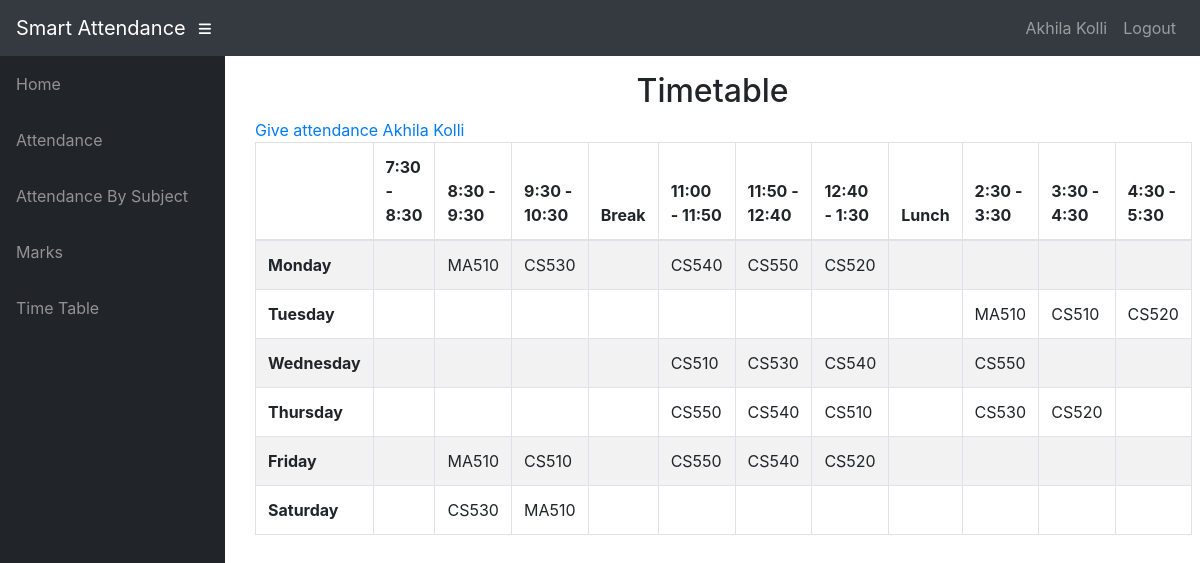
Screenshot of /info/student/CS5B/timetable/ (signed in) with the database file from the repository.
### info/models.py (models this page shows, shortened)
class User(AbstractUser):
    @property
    def is_student(self):
        if hasattr(self, 'student'):
            return True
        return False

class Student(models.Model):
    user = models.OneToOneField(User, on_delete=models.CASCADE, null=True)
    class_id = models.ForeignKey(Class, on_delete=models.CASCADE, default=1)
    USN = models.CharField(primary_key='True', max_length=100)
    name = models.CharField(max_length=200)
    sex = models.CharField(max_length=50, choices=sex_choice, default='Male')
    DOB = models.DateField(default='1998-01-01')

class Assign(models.Model):
    class_id = models.ForeignKey(Class, on_delete=models.CASCADE)
    course = models.ForeignKey(Course, on_delete=models.CASCADE)
    teacher = models.ForeignKey(Teacher, on_delete=models.CASCADE)
    class Meta:
        unique_together = (('course', 'class_id', 'teacher'),)

### info/views.py (the view)
# urls.py: path('student/<slug:class_id>/timetable/', views.timetable, name='timetable'),
@login_required()
def timetable(request, class_id):
    asst = AssignTime.objects.filter(assign__class_id=class_id)
    matrix = [['' for i in range(12)] for j in range(6)]
    for i, d in enumerate(DAYS_OF_WEEK):
        t = 0
        for j in range(12):
            if j == 0:
                matrix[i][0] = d[0]
                continue
            if j == 4 or j == 8:
                continue
            try:
                a = asst.get(period=time_slots[t][0], day=d[0])
                matrix[i][j] = a.assign.course_id
            except AssignTime.DoesNotExist:
                pass
            t += 1
    context = {'matrix': matrix}
    return render(request, 'info/timetable.html', context)

### info/templates/info/timetable.html
{% extends 'info/base.html' %}
    {% block content %}
    <div class="container">
        <div class="container">
            <div class="row">
                <div class="col-md-12">
                    <h2 class="text-center">
                        Timetable
                    </h2>
                </div>
                <div id="no-more-tables">
                    <table class="col-sm-12 table table-bordered table-striped table-condensed cf">
                        <thead class="cf">
                            <tr>
                                <th>      </th>
                                <th>7:30 - 8:30</th>
                                <th>8:30 - 9:30</th>
                                <th>9:30 - 10:30</th>
                                <th>Break</th>
                                <th>11:00 - 11:50</th>
                                <th>11:50 - 12:40</th>
                                <th>12:40 - 1:30</th>
                                <th>Lunch</th>
                                <th>2:30 - 3:30</th>
                                <th>3:30 - 4:30</th>
                                <th>4:30 - 5:30</th>
                            </tr>
                        </thead>
                        <tbody>
                            {% for i in matrix %}
                            <tr>
                                {% for j in i %}
                                    {% if forloop.counter == 1 %}
                                    <td><b>{{ j }}</b></td>
                                    {% else %}
                                    <td>{{ j }}</td>
                                    {% endif %}
                                {% endfor %}
                            </tr>
                            {% endfor %}
                            <a href="">Give attendance {{ request.user.student.name }}</a>
                        </tbody>
                    </table>
                </div>
            </div>
        </div>
    </div>
    {% endblock %}

### info/templates/info/base.html (shortened to what this page needs)
<!DOCTYPE html>
<html lang="en">
  <head>
      {% load static %}
    <link href="{% static '/info/bootstrap/vendor/bootstrap/css/bootstrap.min.css' %}" rel="stylesheet">
    <link href="{% static '/info/bootstrap/vendor/fontawesome-free/css/all.min.css' %}" rel="stylesheet" type="text/css">
    <link href="{% static '/info/bootstrap/vendor/datatables/dataTables.bootstrap4.css' %}" rel="stylesheet">
    <link href="{% static '/info/bootstrap/css/sb-admin.css' %}" rel="stylesheet">
  </head>
    <nav class="navbar navbar-expand navbar-dark bg-dark static-top">
      <a class="navbar-brand mr-1" href="{% url 'index' %}">Smart Attendance</a>
      <button class="btn btn-link btn-sm text-white order-1 order-sm-0" id="sidebarToggle" href="#">
        <i class="fas fa-bars"></i>
      </button>
        <div class="collapse navbar-collapse" id="navbarResponsive">
          <ul class="navbar-nav ml-auto">
            <li class="nav-item">
                {% if request.user.is_student %}
                    <a class="nav-link text-capitalize">{{ request.user.student.name }}</a>
                {% elif request.user.is_teacher %}
                    <a class="nav-link text-capitalize">{{ request.user.teacher.name }}</a>
                {% endif %}
            </li>
            <li class="nav-item">
                <a class="nav-link" href="#" data-toggle="modal" data-target="#logoutModal">Logout</a>
            </li>
          </ul>
        </div>
    </nav>
    <div id="wrapper">
      <ul class="sidebar navbar-nav">
            <li class="nav-item">
              <a class="nav-link" href="{% url 'index' %}">
                <span>Home</span>
              </a>
            </li>
        {% if request.user.is_student %}
            <li class="nav-item">
              <a class="nav-link" href="{% url 'attendance' request.user.student.USN %}">
                <span>Attendance</span>
              </a>
            </li>
            <li class="nav-item">
              <a class="nav-link" href="{% url 'attendance' request.user.student.USN %}">
                <span>Attendance By Subject</span>
              </a>
            </li>
            <li class="nav-item">
              <a class="nav-link" href="{% url 'marks_list' request.user.student.USN %}">
                <span>Marks</span>
              </a>
            </li>
              <li class="nav-item">
              <a class="nav-link" href="{% url 'timetable' request.user.student.class_id_id %}">
                <span>Time Table</span>
              </a>
            </li>
        {% endif %}
      </ul>
      <div id="content-wrapper">
        <div class="container-fluid">
            {% block content %}
            {% endblock %}
        </div>
      </div>
    </div>
  </body>
</html>

### rows the page displays
User: user.student.name "Akhila Kolli"
Assign: i "MA510" "MA510" "MA510" "MA510"
Assign: i "CS530" "CS530" "CS530" "CS530"
Assign: i "CS540" "CS540" "CS540" "CS540"
Assign: i "CS550" "CS550" "CS550" "CS550"
Assign: i "CS520" "CS520" "CS520" "CS520"
Assign: i "CS510" "CS510" "CS510" "CS510"

### other values shown
{{ j }} "Monday" "Tuesday" "Wednesday" "Thursday" "Friday" "Saturday"
